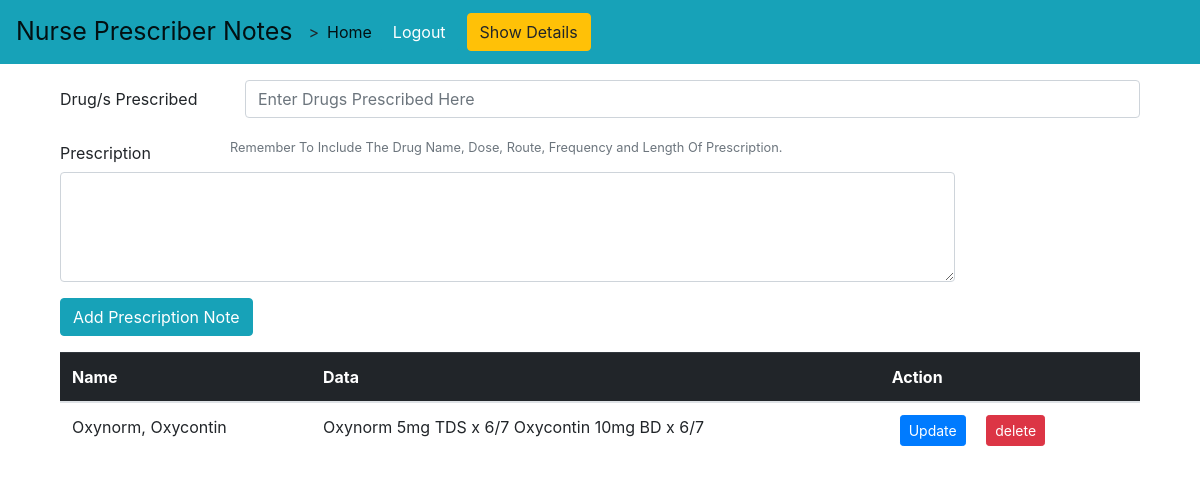
Page / (signed in) on the committed database.
### website/models.py (models this page shows)
class Note(db.Model):
    id = db.Column(db.Integer, primary_key = True)
    title = db.Column(db.String(5000))
    text = db.Column(db.String(5000))
    time = db.Column(db.DateTime(timezone=True), default=func.now())
    user_id = db.Column(db.Integer,db.ForeignKey("user.id"))

### website/views.py (the view, shortened to what this page needs)
@views.route('/',methods=['GET','POST'])
@login_required
def home():
    return render_template("index.html",user=current_user)

### website/__init__.py (called while the page is built)
def create_app():
    app = Flask(__name__)
    app.config['SECRET_KEY']="I am the secret key"
    app.config['SQLALCHEMY_DATABASE_URI'] = f'sqlite:///{DB_NAME}'
    app.config['SQLALCHEMY_TRACK_MODIFICATIONS'] = True
    db.init_app(app)
    from .views import views
    from .auth import auth
    app.register_blueprint(views,url_prefix="/")
    app.register_blueprint(auth,url_prefix="/")
    from .models import User, Note
    create_db(app)
    login_manager=LoginManager()
    login_manager.login_view = 'auth.login'
    login_manager.init_app(app)
    @login_manager.user_loader
    def load_user(id):
        return User.query.get(int(id))
    return app

### website/templates/index.html (shortened to what this page needs)
{% extends 'base.html' %}
{% block deleteAcc %}
<div class="form-inline mx-2 my-lg-0 ">
    <a href="/details/{{user.id}}" class="btn btn-warning my-2 my-sm-0" type="button" id="logout">Show Details</a>
</div>
{% endblock deleteAcc %}
{% block content %}
<div class="container mt-3">
    <form action="/" method="post">
        <div class="form-group row">
            <label for="staticEmail" class="col-sm-2 col-form-label">Drug/s Prescribed</label>
            <div class="col-sm-10">
                <input type="text" class="form-control" name="title" id="formGroupExampleInput" placeholder="Enter Drugs Prescribed Here">
            </div>
        </div>
        <div class="form-group row">
            <label for="note-desc" class="col-sm-2 col-form-label">Prescription</label>
            <small id="prescriptionHelpBlock" class="form-text text-muted">
                Remember To Include The Drug Name, Dose, Route, Frequency and Length Of Prescription.
            </small>
            <div class="col-sm-10">
                <textarea class="form-control" rows="4" name="note"></textarea>
            </div>
        </div>
        <button type="submit" class="btn btn-info">Add Prescription Note</button>
    </form>
</div>
<div class="container mt-3">
    <table class="table">
        {% if user.notes|length ==0  %}
        <div class="alert alert-primary" role="alert">
            There Is No Prescription Note, ADD Your First Prescription Note Now!!
        </div>
        {% else %}
        <thead class="table-dark">
            <tr>
                <th scope="col">Name</th>
                <th scope="col">Data</th>
                <th scope="col">Action</th>
            </tr>
        </thead>
        <tbody>
            {% for note in user.notes %}
            <tr>
                <td>{{note.title}}</td>
                <td>{{note.text}}</td>
                <td>
                    <a href="/update/{{note.id}}" type="button" class="btn btn-primary btn-sm mx-2">
                        Update
                    </a></button>
                    <a href="/delete/{{note.id}}" type="button" class="btn btn-danger btn-sm mx-2">delete</a></button>
                </td>
            </tr>
            {% endfor %}
            {% endif %}
        </tbody>
    </table>
</div>
{% endblock content %}

### rows in the picture
Note: title "Oxynorm, Oxycontin", text "Oxynorm 5mg TDS x 6/7 Oxycontin 10mg BD x 6/7"
